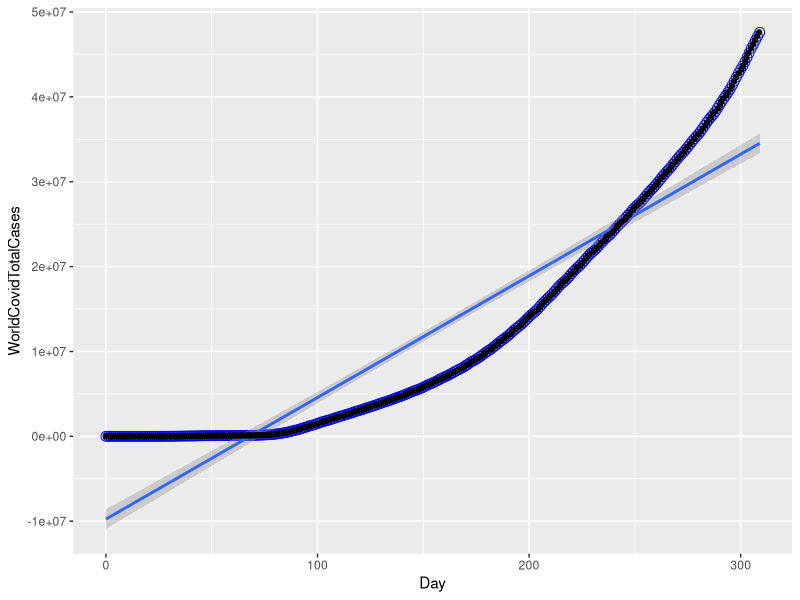

Write R code to recreate this figure.
#Ex 10 Problem 1
#Nolan Downey

library(ggplot2)

setwd("C:/Users/Nolan Downey/Desktop/JuniorSem1/BioComp/Exercise10")

covid <- read.csv("total_cases.csv", header = TRUE)

ggplot(data = covid, 
       aes(x = Day, y = WorldCovidTotalCases)) +
         geom_point(color = "blue", shape = 21, size = 3) +
          geom_smooth(method = "lm") +
            geom_jitter()

